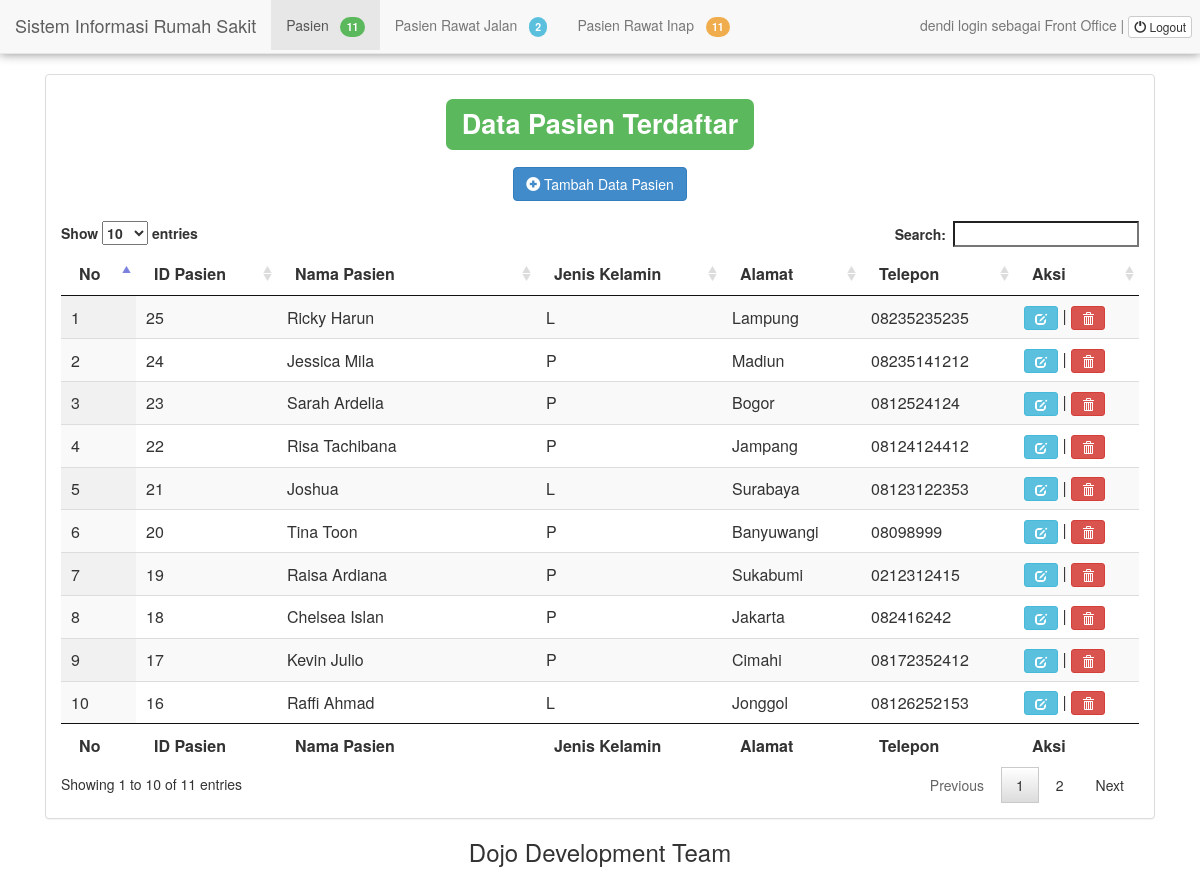
Page /front-office.php?view=tampil_pasien (signed in) on the committed database.
### tables this page shows
CREATE TABLE `tbl_pasien` (
  `id_pasien` int(6) NOT NULL,
  `nama_pasien` varchar(30) NOT NULL,
  `alamat` varchar(40) NOT NULL,
  `jenis_kelamin` char(1) NOT NULL,
  `no_telepon` varchar(15) NOT NULL
);

### front-office/tampil_pasien.php (the view, shortened to what this page needs)
<div align="center">
    <h1><label class="label label-success">Data Pasien Terdaftar</label></h1>
    <br>
    <button class="btn btn-primary btn-large" data-toggle="modal" data-target="#tambahModal">
        <i class="glyphicon glyphicon-plus-sign"></i> Tambah Data Pasien
    </button>
</div>
<br>
<table id="datatable" class="display stripe">
    <thead>
    <th>No</th>
    <th>ID Pasien</th>
    <th>Nama Pasien</th>
    <th>Jenis Kelamin</th>
    <th>Alamat</th>
    <th>Telepon</th>
    <th>Aksi</th>
</thead>
<tbody>
    <?php
    $query = "SELECT * FROM tbl_pasien order by id_pasien desc";
    $result = mysql_query($query);
    if (mysql_num_rows($result)) {
        $no = 1;
        while ($row = mysql_fetch_array($result)) {
            ?>
            <tr>
                <td><?php echo $no; ?> </td>
                <td><?php echo $row['id_pasien']; ?> </td>
                <td><?php echo $row['nama_pasien']; ?> </td>
                <td><?php echo $row['jenis_kelamin']; ?> </td>
                <td><?php echo $row['alamat']; ?> </td>
                <td><?php echo $row['no_telepon']; ?> </td>
                <td><?php echo "<a class='btn btn-info btn-sm' href='front-office.php?view=tampil_ubah_pasien&id_pasien=" . $row['id_pasien'] . "'><i class='glyphicon glyphicon-edit'></i></a> |
                    <a class='btn btn-danger btn-sm' href='front-office.php?view=aksi_hapus_pasien&id_pasien=" . $row['id_pasien'] . "' onclick='return confirm(&quot;Apakah anda yakin akan menghapus data pasien tersebut?&quot;)'><i class='glyphicon glyphicon-trash'></i></a>";
            ?></td>
        </tr>
        <?php
        $no ++;
    }
} else {
    echo"kosong";
}
?>
</tbody>
<tfoot><th>No</th>
<th>ID Pasien</th>
<th>Nama Pasien</th>
<th>Jenis Kelamin</th>
<th>Alamat</th>
<th>Telepon</th>
<th>Aksi</th></tfoot>
</table>

### front-office.php (shortened to what this page needs)
<?php
if ($_SESSION['hak_akses'] == 'Front Office') {
    ?>
    <html>
        <head>
            <link rel="stylesheet" href="css/bootstrap.min.css">
            <link rel="stylesheet" href="font-awesome-4.1.0/css/font-awesome.min.css">
            <link rel="stylesheet" href="css/jquery.dataTables.min.css">
            <link rel="stylesheet" type="text/css" media="all" href="jsdatepick-calendar/jsDatePick_ltr.min.css" />
        </head>
        <body>
            <nav class="navbar navbar-default navbar-static-top" role="navigation"  style="-webkit-box-shadow: 0px 0px 10px #888888;">
                <div class="navbar-header">
                    <a class="navbar-brand" href="#">Sistem Informasi Rumah Sakit</a>
                </div>
                <div>
                    <ul class="nav navbar-nav">
                        <li <?php if (isset($_GET['view'])) {
        echo $_GET['view'] == 'tampil_pasien' || $_GET['view'] == 'tampil_ubah_pasien' ? 'class="active"' : '';
    } ?>><a href="front-office.php?view=tampil_pasien">Pasien &nbsp;
                                <span class="label label-success" style="border-radius: 50px;">
                                    <?php
                                    $hitung_pasien = mysql_query("select * from tbl_pasien");
                                    echo mysql_num_rows($hitung_pasien);
                                    ?></span></a>
                        </li>
                        <li <?php if (isset($_GET['view'])) {
                                        echo $_GET['view'] == 'tampil_prj' || $_GET['view'] == 'tampil_ubah_prj' ? 'class="active"' : '';
                                    } ?>><a href="front-office.php?view=tampil_prj">Pasien Rawat Jalan &nbsp;
                                <span class="label label-info" style="border-radius: 50px;">
                                    <?php
                                    $hitung_pri = mysql_query("select * from tbl_prj");
                                    echo mysql_num_rows($hitung_pri);
                                    ?>
                                    <li <?php if (isset($_GET['view'])) {
                                                echo $_GET['view'] == 'tampil_pri' || $_GET['view'] == 'tampil_ubah_pri' ? 'class="active"' : '';
                                            } ?>><a href="front-office.php?view=tampil_pri">Pasien Rawat Inap &nbsp;
                                            <span class="label label-warning" style="border-radius: 50px;">
    <?php
    $hitung_pri = mysql_query("select * from tbl_pri");
    echo mysql_num_rows($hitung_pri);
    ?>
                                            </span></a>
                                    </li>
                                    </ul>
                                    <p class="navbar-text navbar-right"><?php echo $_SESSION['username']; ?> login sebagai <?php echo $_SESSION['hak_akses']; ?> | <a class="btn btn-default btn-xs" href="logout.php"><i class="glyphicon glyphicon-off"></i> Logout</a>  &nbsp;</p>
                                    </div>
                                    </nav>
                                    <div class="container">
                                        <div class="col-lg-12">
                                            <div class="panel panel-default">
                                                <div class="panel-body">
                                                    <?php
                                                    if (isset($_GET['view'])) {
                                                        $view = $_GET['view'];
                                                        include 'front-office/' . $view . '.php';
                                                    } else {
                                                        header("location:front-office.php?view=tampil_pasien");
                                                    }
                                                    ?>
                                                </div>
                                            </div>
                                        </div>
                                        <footer align="center">
                                                    <h3>Dojo Development Team</h3>
                                        </footer>
                                        </body>
                                        </html>
                                        <?php
                                    } else {
                                        echo "<script>
        alert('Forbidden access');
	location.href='index.php';
	</script>";
                                        exit();
                                    }
                                    ?>

### rows in the picture
tbl_pasien: id_pasien "25", nama_pasien "Ricky Harun", jenis_kelamin "L", alamat "Lampung", no_telepon "08235235235"
tbl_pasien: id_pasien "24", nama_pasien "Jessica Mila", jenis_kelamin "P", alamat "Madiun", no_telepon "08235141212"
tbl_pasien: id_pasien "23", nama_pasien "Sarah Ardelia", jenis_kelamin "P", alamat "Bogor", no_telepon "0812524124"
tbl_pasien: id_pasien "22", nama_pasien "Risa Tachibana", jenis_kelamin "P", alamat "Jampang", no_telepon "08124124412"
tbl_pasien: id_pasien "21", nama_pasien "Joshua", jenis_kelamin "L", alamat "Surabaya", no_telepon "08123122353"
tbl_pasien: id_pasien "20", nama_pasien "Tina Toon", jenis_kelamin "P", alamat "Banyuwangi", no_telepon "08098999"
tbl_pasien: id_pasien "19", nama_pasien "Raisa Ardiana", jenis_kelamin "P", alamat "Sukabumi", no_telepon "0212312415"
tbl_pasien: id_pasien "18", nama_pasien "Chelsea Islan", jenis_kelamin "P", alamat "Jakarta", no_telepon "082416242"
tbl_pasien: id_pasien "17", nama_pasien "Kevin Julio", jenis_kelamin "P", alamat "Cimahi", no_telepon "08172352412"
tbl_pasien: id_pasien "16", nama_pasien "Raffi Ahmad", jenis_kelamin "L", alamat "Jonggol", no_telepon "08126252153"

### other values in the picture
mysql_num_rows($hitung_pasien) "11"
mysql_num_rows($hitung_pri) "2"
mysql_num_rows($hitung_pri) "11"
$_SESSION['username'] "dendi"
$_SESSION['hak_akses'] "Front Office"
